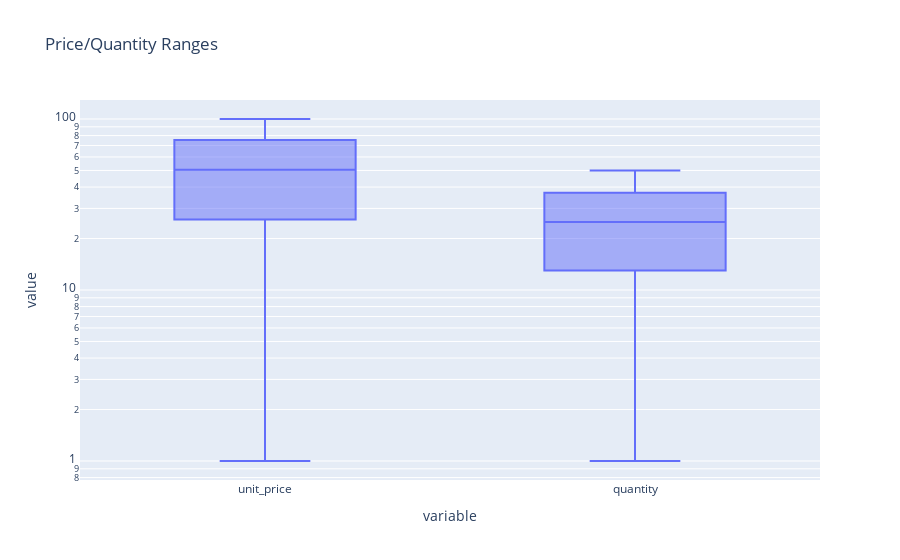

Source (notebook cell):
### Markdown cell above
### Temporal Patterns

### Code cell
fig = px.box(df, y=['unit_price', 'quantity'], title='Price/Quantity Ranges')  
fig.update_yaxes(type='log')  # Log scale for skewed data  
fig.show()

### Figure 1 — Plotly figure (JSON) as saved in the notebook; plotly's stock layout.template omitted (floating-point values rounded to 4 significant figures; data arrays with more than 128 entries replaced by an {"elided": "..."} marker saying what was removed)
{"data": [{"alignmentgroup": "True", "hovertemplate": "variable=%{x}<br>value=%{y}<extra></extra>", "legendgroup": "", "marker": {"color": "#636efa"}, "name": "", "notched": false, "offsetgroup": "", "orientation": "v", "showlegend": false, "type": "box", "x": {"elided": "99564 str values"}, "x0": " ", "xaxis": "x", "y": {"elided": "99564 float values"}, "y0": " ", "yaxis": "y"}], "layout": {"boxmode": "group", "legend": {"tracegroupgap": 0}, "title": {"text": "Price/Quantity Ranges"}, "xaxis": {"anchor": "y", "domain": [0, 1], "title": {"text": "variable"}}, "yaxis": {"anchor": "x", "domain": [0, 1], "title": {"text": "value"}, "type": "log"}}}
